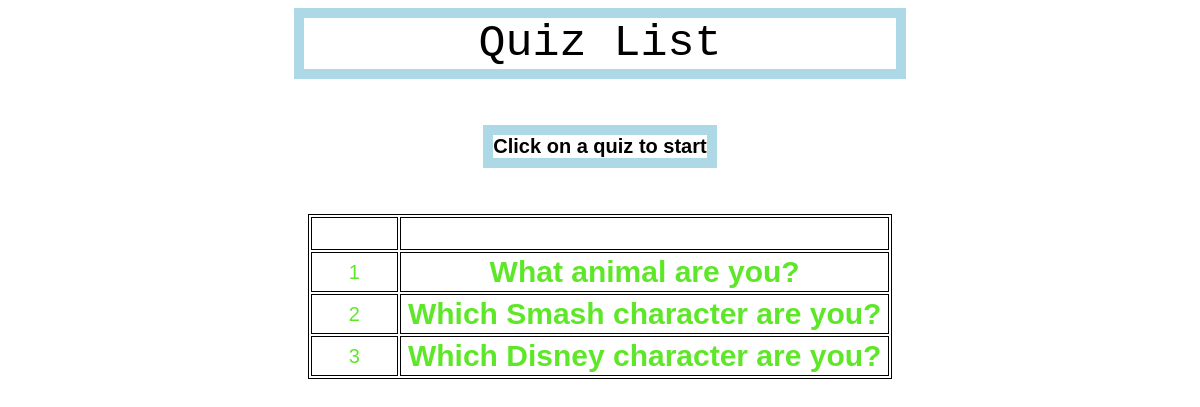
/quizList.html, run on an earlier commit of the app's database.
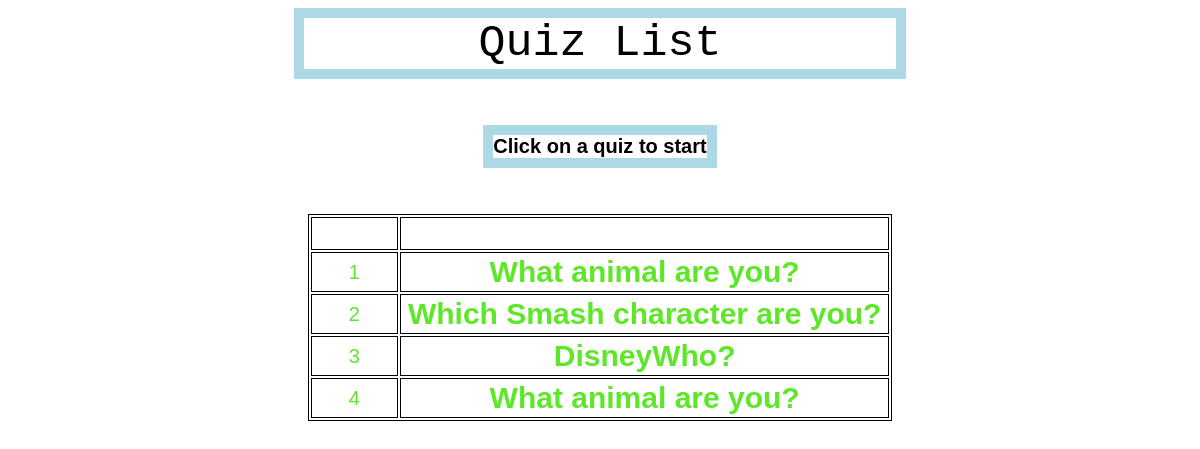
And on a later commit of the database.
### tables this page shows
CREATE TABLE quiz
     (quizId INTEGER PRIMARY KEY AUTOINCREMENT,
     title TEXT,
     charArray TEXT,
     qArray TEXT,
     optionArray TEXT);

### main.py (the view)
@app.route('/quizList.html', methods = ['GET', 'POST'])
def quiz_list():
    if request.method == 'POST':
        index = request.form['index']
        return redirect(url_for("quiz_take", pindex = index))
    else:
        with sqlite3.connect('quiz.db') as con:
            cur = con.cursor()
            sql = ''' SELECT title
            FROM quiz'''
            cur.execute(sql)
            record = cur.fetchall()
        con.close()
        quizzes = [i[0] for i in record]
        num = len(quizzes)
        return render_template("quizList.html", quizzes = quizzes, num = num)

### templates/quizList.html (shortened to what this page needs)
<!DOCTYPE html>
<html lang="en">
<head>
    <link rel="stylesheet" href="../static/styles/mainStyle.css">
</head>
<body class = "listbody">
    <div class = "title">
        Quiz List
    </div>
    <br><br>
    <div class = "Description">
        Click on a quiz to start
    </div>
    <br><br>
    <table>
        <tr>
          <th>Quiz Id</th>
          <th>Quiz Title</th>
        </tr>
        {% for i in range(0, num) %}
        <tr>
          <td>{{i+1}}</td>
          <td>
            <form method="post">
                <button class="inputbtn" type="submit" name="index" value={{i+1}}>{{quizzes[i]}}</button>
            </form>
          </td>
        </tr>
        {%endfor%}
      </table>
</body>
</html>

### static/styles/mainStyle.css (style rules this page uses)
html { height: 100%; width: 100%; }
body { background-image: url("../images/background.png"); background-color: white; }
button { font-size:30px; font-weight: bold; color: black; background-color: white; border-radius: 50%; border: 5px solid lightblue; }
.title { text-align: center; color: black; font-size:45px; background-color: white; width: 50%; margin-left: auto; margin-right: auto; border: 10px solid lightblue; font-family: "Lucida Console", Monaco, monospace; }
.Description { font-family: "Comic Sans MS", cursive, sans-serif; font-size:20px; font-weight:bold; color: black; border: 10px solid lightblue; background-color: white; width:fit-content; margin-left: auto; margin-right:auto; }
label, input, .btn, .listbody { font-family: "Comic Sans MS", cursive, sans-serif; font-size: 20px; }
.inputbtn { background: transparent; color:rgb(94, 231, 40); border: none; }
th { color: white; font-size: 25px; border: 1px solid black; }
td { border: 1px solid black; text-align: center; }
table { color:rgb(94, 231, 40); margin-left:auto; margin-right:auto; border: 1px solid black; }

What changed in the data, as far as the page shows it:
added quiz: title "What animal are you?"
Also different on the page:
new list line: "3"
new list line: "DisneyWho?"
new list line: "4"
list line gone: "3"
list line gone: "Which Disney character are you?"
